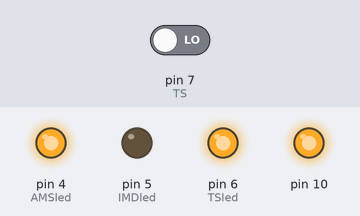
A sketch run on a simulated Arduino Uno, built with avr-gcc and run on an emulated ATmega328P. Parts: output pins drawn as LEDs (lit = HIGH). The test bench sets the inputs (shaded band); at power-on: pin 7 (TS) LOW.

Above: at 0.4 s.
At 1.4 s:
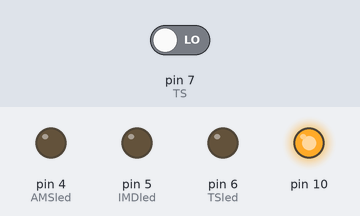
At 2.0 s:
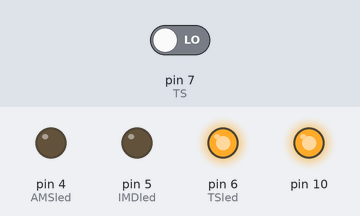
Timing chart, 0 to 3.5 s (numbered marks = the images above):
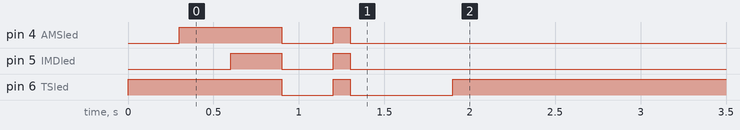

Measured:
- by itself, pin 6 (TSled): HIGH → LOW at 0.90 s, → HIGH 0.30 s later, → LOW 0.10 s later, → HIGH 0.60 s later

The sketch:

hrd05-dashboard.ino
```cpp
/*
      __  __                          ____             _                ____  _       _      _
     / / / /___ _____  ____  ___     / __ \____ ______(_)___  ____ _   / __ \(_)   __(_)____(_)___  ____
    / /_/ / __ `/ __ \/_  / / _ \   / /_/ / __ `/ ___/ / __ \/ __ `/  / / / / / | / / / ___/ / __ \/ __ \
   / __  / /_/ / / / / / /_/  __/  / _, _/ /_/ / /__/ / / / / /_/ /  / /_/ / /| |/ / (__  ) / /_/ / / / /
  /_/ /_/\__,_/_/ /_/ /___/\___/  /_/ |_|\__,_/\___/_/_/ /_/\__, /  /_____/_/ |___/_/____/_/\____/_/ /_/

  Dashboard code for the HRD05
  Mark Oosting, 2020
  Armand Micu, 2020

*/

#include <SPI.h>
#include "variables.h"              /// Variables specific to the pedalbox
#include "variables_dmc.h"          /// Variables used for the DMC514 inverter
#include "pin_mapping.h"            /// Arduino pin mapping + input and output settings
#include "can.h"                    /// Our own CAN variables and code

/// Shutdown circuit: 12 Volts, 3 A.

/// Brake pedal signal: CAN-bus.

/// APPS signal: CAN-bus.

/// CAN-bus: 5V CAN-bus 500000 Bd (baudrate, symbols per second).

void setup() {

  SPI.begin();
  Serial.begin(9600);

  PIN_setup();

  CAN_setup();

  startup_led_check();

}

void loop() {

  CAN_update();

    DMC_TRQS.can_id=0x258;
    DMC_TRQS.can_dlc=8;                                                       /// Sending to pedalbox the inverter "ready" state for testing
    DMC_TRQS.data[0]=1;
    DMC_TRQS.data[6]=220;

    mcp2515.sendMessage(&DMC_TRQS);

  //if(digitalRead(startbutton) == HIGH && digitalRead(TS) == HIGH)           /// Need to comment the "if" for testing purposes
  //{
    DASH_MSG.can_id=0x036;
    DASH_MSG.can_dlc=2;                                                       /// Need to add latching logic for the startbutton ( not pressing the button it shouldn't reset it, but TS being off resets it
    DASH_MSG.data[0]=1;
    DASH_MSG.data[1]=1;
    mcp2515.sendMessage(&DASH_MSG);
    delay(100);
  //}

  delay(500);

  if(digitalRead(TS) == HIGH)
    digitalWrite(TSled, LOW);
  else                                     /// Tractive system light turns on if the tractive system is turned off.
    digitalWrite(TSled, HIGH);

}

void startup_led_check(){
  digitalWrite(TSled, HIGH);
  delay(300);
  digitalWrite(AMSled, HIGH);
  delay(300);
  digitalWrite(IMDled, HIGH);
  delay(300);
  digitalWrite(TSled, LOW);
  digitalWrite(AMSled, LOW);
  digitalWrite(IMDled, LOW);
  delay(300);
  digitalWrite(TSled, HIGH);
  digitalWrite(AMSled, HIGH);
  digitalWrite(IMDled, HIGH);
  delay(100);
  digitalWrite(TSled, LOW);
  digitalWrite(AMSled, LOW);
  digitalWrite(IMDled, LOW);
}
```

can.h
```cpp
#include <mcp2515.h>                                    /// https://github.com/autowp/arduino-mcp2515
MCP2515 mcp2515(10);

unsigned long last_can;                                 /// Holds time in ms.

struct can_frame MSG;                                   /// Generic CAN message
struct can_frame DASH_MSG = { 0x036, 2 };               /// Our specified dashboard message

void CAN_setup() {
  mcp2515.reset();
  mcp2515.setBitrate(CAN_500KBPS,MCP_8MHZ);             ///Initializing mcp2515 CAN, speed/bitrate, sets to normal mode
  mcp2515.setNormalMode();
  last_can = millis();
}

void CAN_update() {

  if (mcp2515.readMessage(&MSG) == MCP2515::ERROR_OK){      /// If there are no errors, start reading message pointer

    if(DMC_CTRL.can_id == MSG.can_id) {
//      for(int j=0; j<7; j++)
//        Serial.print(bitRead(MSG.data[0],j ));
//      Serial.println();                                     /// PROBLEM WITH FIRST BYTE OF DMC_CONTROL
      for(int i=0; i<6; i++){
        Serial.print(MSG.data[i], BIN);
        Serial.println();
      }
      Serial.println();

    }
  }
}
```

pin_mapping.h
```cpp
#define startbutton 3
#define AMSled 4            /// It is unknown for me now how will the signal of the IMD or AMS communicate with the ESP.
#define IMDled 5            /// I took a look at the datasheet of the IMD and I think it's possible to get an 2V yes-or-no singal of the status. I assumed something similar with the AMS.
#define TSled 6
#define TS 7

void PIN_setup() {
  pinMode(TS, INPUT);
  pinMode(startbutton, INPUT);
  pinMode(IMDled, OUTPUT);
  pinMode(AMSled, OUTPUT);
  pinMode(TSled, OUTPUT);
}
```

variables.h
```cpp
#define DATA_RATE 10                /// Update CAN and sensor readings every x ms

//int ReadyToDrive = 0;               /// Dashboard ready to drive status
//int TSReady = 0;                    /// Dashboard tractive system status
```

variables_dmc.h
```cpp
#include <mcp2515.h>                                    /// https://github.com/autowp/arduino-mcp2515

struct can_frame DMC_CTRL = { 0x210, 8 };               /// Brusa DMC514: Enable power and manage control modes
struct can_frame DMC_TRQS = { 0x258, 8 };               /// Brusa DMC514: Read ready state, torque, speed, etc.
struct can_frame DMC_LIM  = { 0x211, 8 };               /// Brusa DMC514: Voltage and current limits
struct can_frame DMC_ACTV = { 0x258, 8 };               /// Brusa DMC514: Actual DC voltage and current
struct can_frame DMC_TEMP = { 0x458, 8 };               /// Brusa DMC514: Inverter and motor temperatures
struct can_frame DMC_ERR  = { 0x25A, 8 };               /// Brusa DMC514: Errors (described in Brusa documentation)
```
